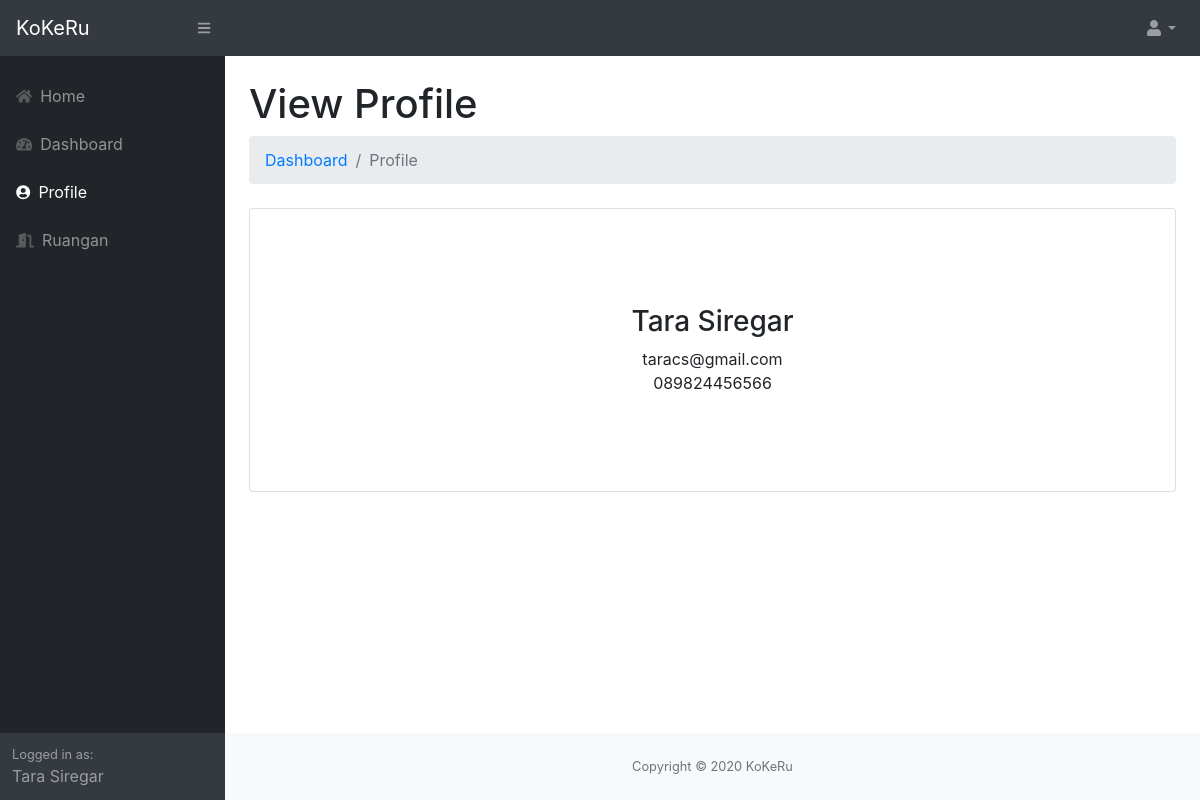
Page /users/cs/profile.php (signed in) on the committed database.
### tables this page shows
CREATE TABLE `cs` (
  `id_cs` int(11) NOT NULL,
  `nama` varchar(50) NOT NULL,
  `email` varchar(100) NOT NULL,
  `password` char(40) NOT NULL,
  `no_hp` char(14) DEFAULT NULL
);

### users/cs/includes/views/content_myprofile.php (the view)
<main>
  <div class="container-fluid">
    <h1 class="mt-4">View Profile</h1>
    <ol class="breadcrumb mb-4">
      <li class="breadcrumb-item"><a href="index.php">Dashboard</a></li>
      <li class="breadcrumb-item active">Profile</li>
    </ol>
    <div class="card mb-4">
      <div class="card-body text-center" style="padding: 6em 1em">
        <h3><?= $_SESSION['user']->nama; ?></h3>
        <p class="mb-0"><?= $_SESSION['user']->email; ?></p>
        <p class="mb-0"><?= $_SESSION['user']->no_hp; ?></p>
      </div>
    </div>
  </div>
</main>

### users/cs/includes/views/nav_sidenav.php
<nav class="sb-sidenav accordion sb-sidenav-dark" id="sidenavAccordion">
  <div class="sb-sidenav-menu">
    <div class="nav mt-3">
      <a class="nav-link" href="../../index.php">
        <div class="sb-nav-link-icon"><i class="fas fa-home"></i></div>
        Home
      </a>
      <a class="nav-link" href="index.php">
        <div class="sb-nav-link-icon"><i class="fas fa-tachometer-alt"></i></div>
        Dashboard
      </a>
      <a class="nav-link" href="profile.php">
        <div class="sb-nav-link-icon"><i class="fas fa-user-circle"></i></div>
        Profile
      </a>
      <a class="nav-link" href="room.php">
        <div class="sb-nav-link-icon"><i class="fas fa-door-open"></i></div>
        Ruangan
      </a>
    </div>
  </div>
  <div class="sb-sidenav-footer">
    <div class="small">Logged in as:</div>
    <?= $_SESSION['user']->nama; ?>
  </div>
</nav>

### rows in the picture
cs: nama "Tara Siregar", email "taracs@gmail.com", no_hp "089824456566"
